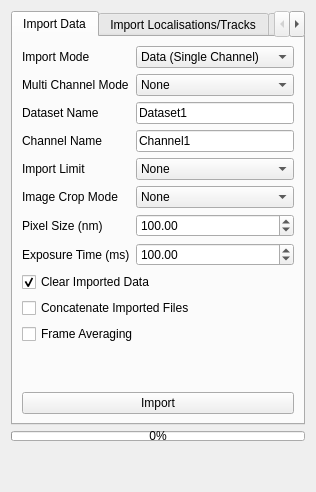
<?xml version="1.0" encoding="UTF-8"?>
<ui version="4.0">
 <class>ImportProject</class>
 <widget class="QWidget" name="ImportProject">
  <layout class="QVBoxLayout" name="verticalLayout_2">
   <item>
    <widget class="QTabWidget" name="tabWidget_4">
     <property name="sizePolicy">
      <sizepolicy hsizetype="Expanding" vsizetype="Minimum">
       <horstretch>0</horstretch>
       <verstretch>0</verstretch>
      </sizepolicy>
     </property>
     <property name="currentIndex">
      <number>0</number>
     </property>
     <widget class="QWidget" name="import_data_tab">
      <attribute name="title">
       <string>Import Data</string>
      </attribute>
      <layout class="QVBoxLayout" name="verticalLayout_18">
       <item>
        <layout class="QFormLayout" name="import_settings_layout">
         <item row="5" column="0">
          <widget class="QLabel" name="import_crop_mode_label">
           <property name="text">
            <string>Image Crop Mode</string>
           </property>
          </widget>
         </item>
         <item row="5" column="1">
          <widget class="QComboBox" name="import_crop_mode">
           <item>
            <property name="text">
             <string>None</string>
            </property>
           </item>
           <item>
            <property name="text">
             <string>Crop Left Half</string>
            </property>
           </item>
           <item>
            <property name="text">
             <string>Crop Right Half</string>
            </property>
           </item>
           <item>
            <property name="text">
             <string>Crop Brightest Half</string>
            </property>
           </item>
          </widget>
         </item>
         <item row="4" column="0">
          <widget class="QLabel" name="import_limit_label">
           <property name="text">
            <string>Import Limit</string>
           </property>
          </widget>
         </item>
         <item row="4" column="1">
          <widget class="QComboBox" name="import_limit">
           <item>
            <property name="text">
             <string>None</string>
            </property>
           </item>
           <item>
            <property name="text">
             <string>10</string>
            </property>
           </item>
           <item>
            <property name="text">
             <string>50</string>
            </property>
           </item>
           <item>
            <property name="text">
             <string>100</string>
            </property>
           </item>
           <item>
            <property name="text">
             <string>200</string>
            </property>
           </item>
           <item>
            <property name="text">
             <string>300</string>
            </property>
           </item>
           <item>
            <property name="text">
             <string>400</string>
            </property>
           </item>
           <item>
            <property name="text">
             <string>500</string>
            </property>
           </item>
          </widget>
         </item>
         <item row="0" column="0">
          <widget class="QLabel" name="import_mode_label">
           <property name="text">
            <string>Import Mode</string>
           </property>
          </widget>
         </item>
         <item row="0" column="1">
          <widget class="QComboBox" name="import_mode">
           <item>
            <property name="text">
             <string>Data (Single Channel)</string>
            </property>
           </item>
           <item>
            <property name="text">
             <string>Data (Multi Channel)</string>
            </property>
           </item>
           <item>
            <property name="text">
             <string>Segmentation Image</string>
            </property>
           </item>
          </widget>
         </item>
         <item row="1" column="0">
          <widget class="QLabel" name="import_multichannel_mode_label">
           <property name="text">
            <string>Multi Channel Mode</string>
           </property>
          </widget>
         </item>
         <item row="1" column="1">
          <widget class="QComboBox" name="import_multichannel_mode">
           <item>
            <property name="text">
             <string>None</string>
            </property>
           </item>
           <item>
            <property name="text">
             <string>FRET</string>
            </property>
           </item>
           <item>
            <property name="text">
             <string>ALEX</string>
            </property>
           </item>
           <item>
            <property name="text">
             <string>Multi File</string>
            </property>
           </item>
          </widget>
         </item>
         <item row="3" column="0">
          <widget class="QLabel" name="import_channel_name_label">
           <property name="text">
            <string>Channel Name</string>
           </property>
          </widget>
         </item>
         <item row="3" column="1">
          <widget class="QLineEdit" name="import_channel_name">
           <property name="text">
            <string>Channel1</string>
           </property>
          </widget>
         </item>
         <item row="6" column="0">
          <widget class="QLabel" name="import_pixel_size_label">
           <property name="text">
            <string>Pixel Size (nm)</string>
           </property>
          </widget>
         </item>
         <item row="6" column="1">
          <widget class="QDoubleSpinBox" name="import_pixel_size">
           <property name="maximum">
            <double>1000.000000000000000</double>
           </property>
           <property name="value">
            <double>100.000000000000000</double>
           </property>
          </widget>
         </item>
         <item row="7" column="0">
          <widget class="QLabel" name="import_exposure_time_label">
           <property name="text">
            <string>Exposure Time (ms)</string>
           </property>
          </widget>
         </item>
         <item row="7" column="1">
          <widget class="QDoubleSpinBox" name="import_exposure_time">
           <property name="maximum">
            <double>10000.000000000000000</double>
           </property>
           <property name="value">
            <double>100.000000000000000</double>
           </property>
          </widget>
         </item>
         <item row="2" column="0">
          <widget class="QLabel" name="import_dataset_name_label">
           <property name="text">
            <string>Dataset Name</string>
           </property>
          </widget>
         </item>
         <item row="2" column="1">
          <widget class="QLineEdit" name="import_dataset_name">
           <property name="text">
            <string>Dataset1</string>
           </property>
          </widget>
         </item>
        </layout>
       </item>
       <item>
        <widget class="QCheckBox" name="import_clear">
         <property name="text">
          <string>Clear Imported Data</string>
         </property>
         <property name="checked">
          <bool>true</bool>
         </property>
        </widget>
       </item>
       <item>
        <widget class="QCheckBox" name="import_concatenate">
         <property name="text">
          <string>Concatenate Imported Files</string>
         </property>
        </widget>
       </item>
       <item>
        <widget class="QCheckBox" name="frame_averaging">
         <property name="text">
          <string>Frame Averaging</string>
         </property>
        </widget>
       </item>
       <item>
        <spacer name="verticalSpacer">
         <property name="orientation">
          <enum>Qt::Vertical</enum>
         </property>
         <property name="sizeHint" stdset="0">
          <size>
           <width>20</width>
           <height>40</height>
          </size>
         </property>
        </spacer>
       </item>
       <item>
        <widget class="QPushButton" name="import_images">
         <property name="text">
          <string>Import</string>
         </property>
        </widget>
       </item>
      </layout>
     </widget>
     <widget class="QWidget" name="tab_16">
      <attribute name="title">
       <string>Import Localisations/Tracks</string>
      </attribute>
      <layout class="QVBoxLayout" name="verticalLayout_19">
       <item>
        <layout class="QFormLayout" name="formLayout_21">
         <item row="1" column="0">
          <widget class="QLabel" name="label_116">
           <property name="text">
            <string>Import Mode</string>
           </property>
          </widget>
         </item>
         <item row="1" column="1">
          <widget class="QComboBox" name="locs_import_mode">
           <item>
            <property name="text">
             <string>Picasso HDF5</string>
            </property>
           </item>
           <item>
            <property name="text">
             <string>CSV</string>
            </property>
           </item>
           <item>
            <property name="text">
             <string>POS.OUT</string>
            </property>
           </item>
          </widget>
         </item>
         <item row="2" column="0">
          <widget class="QLabel" name="label_76">
           <property name="text">
            <string>Dataset</string>
           </property>
          </widget>
         </item>
         <item row="2" column="1">
          <widget class="QComboBox" name="locs_import_dataset" />
         </item>
         <item row="0" column="0">
          <widget class="QLabel" name="label_40">
           <property name="text">
            <string>Import Data</string>
           </property>
          </widget>
         </item>
         <item row="0" column="1">
          <widget class="QComboBox" name="locs_import_data">
           <item>
            <property name="text">
             <string>Localisations</string>
            </property>
           </item>
           <item>
            <property name="text">
             <string>Tracks</string>
            </property>
           </item>
          </widget>
         </item>
         <item row="3" column="0">
          <widget class="QLabel" name="label_78">
           <property name="text">
            <string>Channel</string>
           </property>
          </widget>
         </item>
         <item row="3" column="1">
          <widget class="QComboBox" name="locs_import_channel" />
         </item>
        </layout>
       </item>
       <item>
        <widget class="QPushButton" name="import_localisations">
         <property name="text">
          <string>Import Localisations/Tracks</string>
         </property>
        </widget>
       </item>
       <item>
        <spacer name="verticalSpacer_18">
         <property name="orientation">
          <enum>Qt::Vertical</enum>
         </property>
         <property name="sizeHint" stdset="0">
          <size>
           <width>20</width>
           <height>40</height>
          </size>
         </property>
        </spacer>
       </item>
      </layout>
     </widget>
     <widget class="QWidget" name="tab_18">
      <attribute name="title">
       <string>Segmentations/Cells</string>
      </attribute>
      <layout class="QVBoxLayout" name="verticalLayout_20">
       <item>
        <layout class="QFormLayout" name="formLayout_35">
         <item row="0" column="0">
          <widget class="QLabel" name="label_55">
           <property name="text">
            <string>Export Data</string>
           </property>
          </widget>
         </item>
         <item row="0" column="1">
          <widget class="QComboBox" name="shapes_import_data">
           <item>
            <property name="text">
             <string>Segmentations</string>
            </property>
           </item>
           <item>
            <property name="text">
             <string>Cells</string>
            </property>
           </item>
          </widget>
         </item>
         <item row="1" column="0">
          <widget class="QLabel" name="label_137">
           <property name="text">
            <string>Export Mode</string>
           </property>
          </widget>
         </item>
         <item row="1" column="1">
          <widget class="QComboBox" name="shapes_import_mode">
           <item>
            <property name="text">
             <string>Binary Mask</string>
            </property>
           </item>
           <item>
            <property name="text">
             <string>JSON</string>
            </property>
           </item>
           <item>
            <property name="text">
             <string>Oufti/MicrobTracker Mesh</string>
            </property>
           </item>
          </widget>
         </item>
         <item row="2" column="0">
          <widget class="QLabel" name="import_pixel_size_label_2">
           <property name="text">
            <string>Pixel Size (nm)</string>
           </property>
          </widget>
         </item>
         <item row="2" column="1">
          <widget class="QDoubleSpinBox" name="shapes_import_pixel_size">
           <property name="maximum">
            <double>1000.000000000000000</double>
           </property>
           <property name="value">
            <double>100.000000000000000</double>
           </property>
          </widget>
         </item>
        </layout>
       </item>
       <item>
        <widget class="QPushButton" name="import_shapes">
         <property name="text">
          <string>Import Shapes</string>
         </property>
        </widget>
       </item>
       <item>
        <spacer name="verticalSpacer_17">
         <property name="orientation">
          <enum>Qt::Vertical</enum>
         </property>
         <property name="sizeHint" stdset="0">
          <size>
           <width>20</width>
           <height>40</height>
          </size>
         </property>
        </spacer>
       </item>
      </layout>
     </widget>
     <widget class="QWidget" name="tab_29">
      <attribute name="title">
       <string>Project</string>
      </attribute>
      <layout class="QVBoxLayout" name="verticalLayout_31">
       <item>
        <widget class="QLabel" name="label_141">
         <property name="text">
          <string>Load a moltrack project from a .moltrack binary file. Moltrack projects can be loaded without images to save load times.</string>
         </property>
         <property name="wordWrap">
          <bool>true</bool>
         </property>
        </widget>
       </item>
       <item>
        <spacer name="verticalSpacer_29">
         <property name="orientation">
          <enum>Qt::Vertical</enum>
         </property>
         <property name="sizeType">
          <enum>QSizePolicy::Minimum</enum>
         </property>
         <property name="sizeHint" stdset="0">
          <size>
           <width>20</width>
           <height>10</height>
          </size>
         </property>
        </spacer>
       </item>
       <item>
        <widget class="QCheckBox" name="import_project_images">
         <property name="text">
          <string>Import Images</string>
         </property>
         <property name="checked">
          <bool>true</bool>
         </property>
        </widget>
       </item>
       <item>
        <widget class="QPushButton" name="import_project">
         <property name="text">
          <string>Import Moltrack Project</string>
         </property>
        </widget>
       </item>
       <item>
        <spacer name="verticalSpacer_10">
         <property name="orientation">
          <enum>Qt::Vertical</enum>
         </property>
         <property name="sizeHint" stdset="0">
          <size>
           <width>20</width>
           <height>40</height>
          </size>
         </property>
        </spacer>
       </item>
      </layout>
     </widget>
    </widget>
   </item>
   <item>
    <widget class="QProgressBar" name="import_progressbar">
     <property name="maximumSize">
      <size>
       <width>16777215</width>
       <height>10</height>
      </size>
     </property>
     <property name="value">
      <number>0</number>
     </property>
    </widget>
   </item>
   <item>
    <spacer name="verticalSpacer_5">
     <property name="orientation">
      <enum>Qt::Vertical</enum>
     </property>
     <property name="sizeHint" stdset="0">
      <size>
       <width>20</width>
       <height>40</height>
      </size>
     </property>
    </spacer>
   </item>
  </layout>
 </widget>
 <resources />
 <connections />
</ui>
